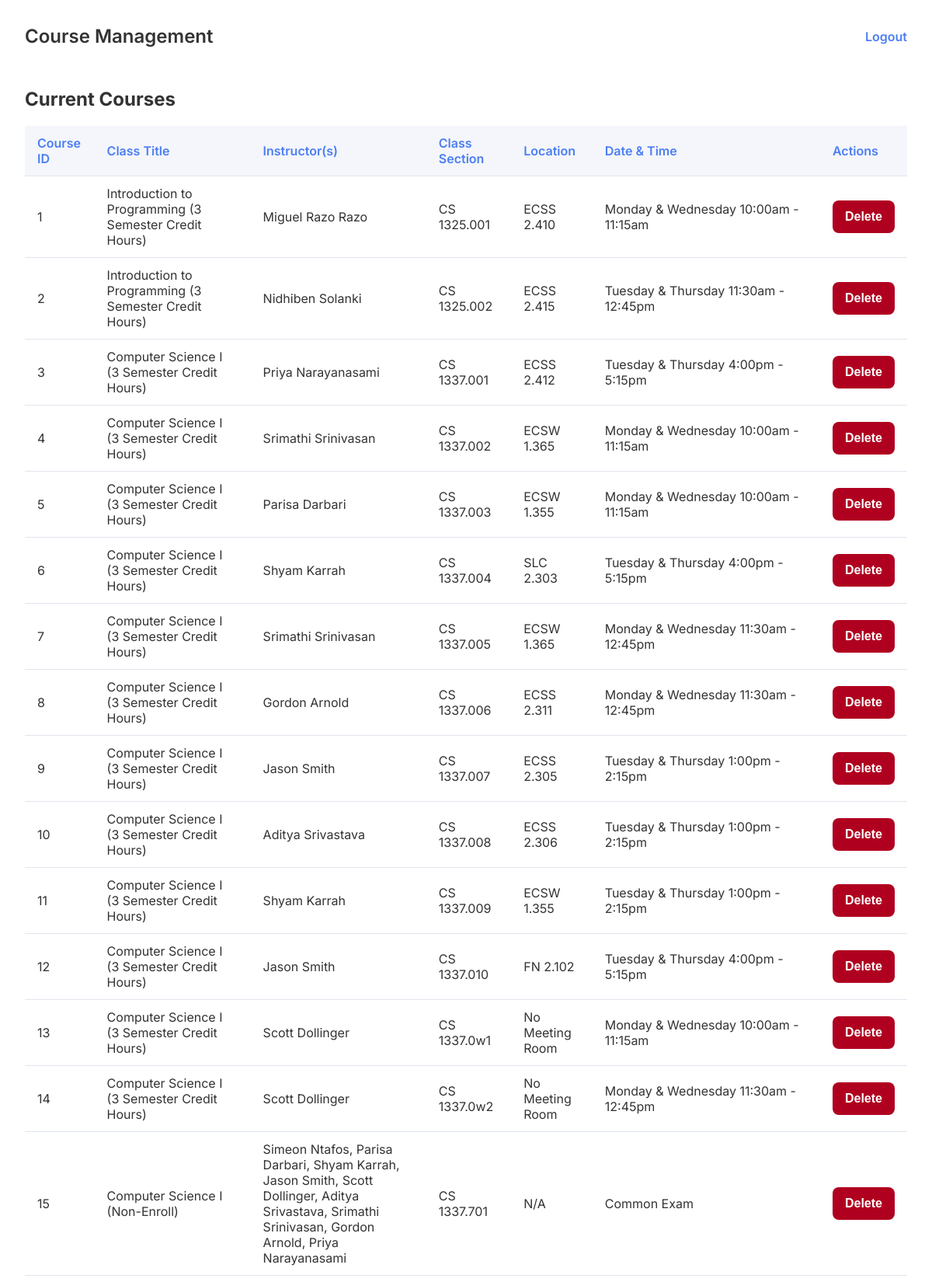
The page /course_management.php (signed in, upper part) on the database its author committed.
### tables this page shows
CREATE TABLE `course1` (
  `course_id` int(11) NOT NULL,
  `year_semester` varchar(255) DEFAULT NULL,
  `class_section` varchar(255) DEFAULT NULL,
  `class_title` varchar(255) DEFAULT NULL,
  `instructors` varchar(255) DEFAULT NULL,
  `instructor_netids` varchar(255) DEFAULT NULL,
  `date_time` varchar(255) DEFAULT NULL,
  `classroom_location` varchar(255) DEFAULT NULL,
  `time_created` timestamp NOT NULL DEFAULT current_timestamp(),
  `time_updated` timestamp NOT NULL DEFAULT current_timestamp() ON UPDATE current_timestamp()
);

### course_management.php (the view, shortened to what this page needs)
<?php
require_once "config.php";
$result = $conn->query("SELECT * FROM course1 ORDER BY course_id ASC");
?>
<!DOCTYPE html>
<html lang="en">
<head>
<link rel="stylesheet" href="css/styles.css" />
</head>
<body>
<div class="main" role="main">
    <div class="header">
        <h1>Course Management</h1>
        <div class="logout"><a href="logout.php">Logout</a></div>
    </div>
    <h2>Current Courses</h2>
    <div class="table-wrapper" style="margin-bottom: 2rem;">
        <table>
            <thead>
                <tr>
                    <th>Course ID</th>
                    <th>Class Title</th>
                    <th>Instructor(s)</th>
                    <th>Class Section</th>
                    <th>Location</th>
                    <th>Date &amp; Time</th>
                    <th>Actions</th>
                </tr>
            </thead>
            <tbody>
                <?php if ($result && $result->num_rows > 0): ?>
                    <?php while ($row = $result->fetch_assoc()): ?>
                        <tr>
                            <td><?php echo htmlspecialchars($row['course_id']); ?></td>
                            <td><?php echo htmlspecialchars($row['class_title'] ?: 'N/A'); ?></td>
                            <td><?php echo htmlspecialchars($row['instructors'] ?: 'N/A'); ?></td>
                            <td><?php echo htmlspecialchars($row['class_section'] ?: 'N/A'); ?></td>
                            <td><?php echo htmlspecialchars($row['classroom_location'] ?: 'N/A'); ?></td>
                            <td><?php echo htmlspecialchars($row['date_time'] ?: 'N/A'); ?></td>
                            <td>
                                <form method="post" onsubmit="return confirm('Delete this course?');" style="display:inline;">
                                    <button type="submit" name="delete" class="btn-delete">Delete</button>
                                </form>
                            </td>
                        </tr>
                    <?php endwhile; ?>
                <?php else: ?>
                    <tr><td colspan="7" style="text-align:center;">No courses found.</td></tr>
                <?php endif; ?>
            </tbody>
        </table>
    </div>
</div>
</body>
</html>

### css/styles.css (style rules this page uses)
* { box-sizing: border-box; }
body { margin: 0; font-family: 'Inter', sans-serif; background-color: #f6f8fb; color: #333; min-height: 100vh; display: flex; }
main, .main { flex: 1; padding: 2rem; background: white; display: flex; flex-direction: column; min-height: 100vh; }
header, .header { display: flex; justify-content: space-between; align-items: center; margin-bottom: 2rem; user-select: none; }
header h1, .header h1 { font-size: 1.5rem; margin: 0; font-weight: 600; }
.logout a { color: #4c7ef3; text-decoration: none; font-weight: 600; user-select: none; }
form { display: grid; grid-template-columns: 1fr 1fr; gap: 1rem 2rem; max-width: 700px; margin-bottom: 3rem; user-select: none; }
button { flex: 1; padding: 0.75rem 1rem; border: none; border-radius: 8px; font-weight: 600; font-size: 1rem; cursor: pointer; transition: background-color 0.2s ease; color: white; user-select: none; }
button[name="delete"] { background-color: #b00020; }
table { width: 100%; border-collapse: collapse; user-select: none; }
th, td { text-align: left; padding: 0.75rem 1rem; border-bottom: 1px solid #e1e5ee; }
th { background-color: #f4f6fb; font-weight: 600; color: #4c7ef3; }

### rows shown on the page
course1: course_id "1", class_title "Introduction to Programming (3 Semester Credit Hours)", instructors "Miguel Razo Razo", class_section "CS 1325.001", classroom_location "ECSS 2.410", date_time "Monday & Wednesday 10:00am - 11:15am"
course1: course_id "2", class_title "Introduction to Programming (3 Semester Credit Hours)", instructors "Nidhiben Solanki", class_section "CS 1325.002", classroom_location "ECSS 2.415", date_time "Tuesday & Thursday 11:30am - 12:45pm"
course1: course_id "3", class_title "Computer Science I (3 Semester Credit Hours)", instructors "Priya Narayanasami", class_section "CS 1337.001", classroom_location "ECSS 2.412", date_time "Tuesday & Thursday 4:00pm - 5:15pm"
course1: course_id "4", class_title "Computer Science I (3 Semester Credit Hours)", instructors "Srimathi Srinivasan", class_section "CS 1337.002", classroom_location "ECSW 1.365", date_time "Monday & Wednesday 10:00am - 11:15am"
course1: course_id "5", class_title "Computer Science I (3 Semester Credit Hours)", instructors "Parisa Darbari", class_section "CS 1337.003", classroom_location "ECSW 1.355", date_time "Monday & Wednesday 10:00am - 11:15am"
course1: course_id "6", class_title "Computer Science I (3 Semester Credit Hours)", instructors "Shyam Karrah", class_section "CS 1337.004", classroom_location "SLC 2.303", date_time "Tuesday & Thursday 4:00pm - 5:15pm"
course1: course_id "7", class_title "Computer Science I (3 Semester Credit Hours)", instructors "Srimathi Srinivasan", class_section "CS 1337.005", classroom_location "ECSW 1.365", date_time "Monday & Wednesday 11:30am - 12:45pm"
course1: course_id "8", class_title "Computer Science I (3 Semester Credit Hours)", instructors "Gordon Arnold", class_section "CS 1337.006", classroom_location "ECSS 2.311", date_time "Monday & Wednesday 11:30am - 12:45pm"
course1: course_id "9", class_title "Computer Science I (3 Semester Credit Hours)", instructors "Jason Smith", class_section "CS 1337.007", classroom_location "ECSS 2.305", date_time "Tuesday & Thursday 1:00pm - 2:15pm"
course1: course_id "10", class_title "Computer Science I (3 Semester Credit Hours)", instructors "Aditya Srivastava", class_section "CS 1337.008", classroom_location "ECSS 2.306", date_time "Tuesday & Thursday 1:00pm - 2:15pm"
course1: course_id "11", class_title "Computer Science I (3 Semester Credit Hours)", instructors "Shyam Karrah", class_section "CS 1337.009", classroom_location "ECSW 1.355", date_time "Tuesday & Thursday 1:00pm - 2:15pm"
course1: course_id "12", class_title "Computer Science I (3 Semester Credit Hours)", instructors "Jason Smith", class_section "CS 1337.010", classroom_location "FN 2.102", date_time "Tuesday & Thursday 4:00pm - 5:15pm"
course1: course_id "13", class_title "Computer Science I (3 Semester Credit Hours)", instructors "Scott Dollinger", class_section "CS 1337.0w1", classroom_location "No Meeting Room", date_time "Monday & Wednesday 10:00am - 11:15am"
course1: course_id "14", class_title "Computer Science I (3 Semester Credit Hours)", instructors "Scott Dollinger", class_section "CS 1337.0w2", classroom_location "No Meeting Room", date_time "Monday & Wednesday 11:30am - 12:45pm"
course1: course_id "15", class_title "Computer Science I (Non-Enroll)", instructors "Simeon Ntafos, Parisa Darbari, Shyam Karrah, Jason Smith, Scott Dollinger, Aditya Srivastava, Srimathi Srinivasan, Gordon Arnold, Priya Narayanasami", class_section "CS 1337.701", classroom_location "N/A", date_time "Common Exam"
